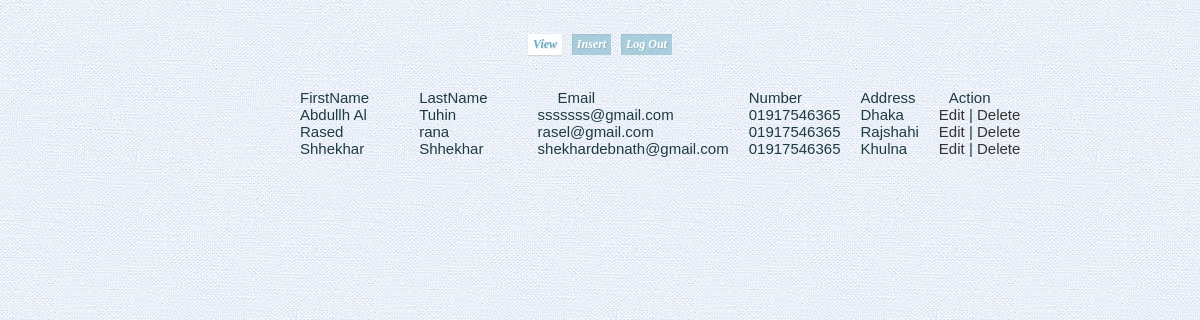
Screenshot of /home.php (signed in) with the database file from the repository.
### tables this page shows
CREATE TABLE `information` (
  `id` int(100) NOT NULL,
  `indentity` int(30) NOT NULL,
  `firstname` varchar(30) NOT NULL,
  `lastname` varchar(40) NOT NULL,
  `email` varchar(40) NOT NULL,
  `phone` varchar(20) NOT NULL,
  `address` varchar(20) NOT NULL
);

### home.php (the view, shortened to what this page needs)
<?php
include 'db_config.php';
 ?>
<!DOCTYPE html>
 <html lang="en" class="no-js">
    <head>
        <link rel="stylesheet" type="text/css" href="css/demo.css" />
         <link rel="stylesheet" type="text/css" href="css/style.css" />
        <link rel="stylesheet" type="text/css" href="css/style.css" />
		<link rel="stylesheet" type="text/css" href="css/animate-custom.css" />
    </head>
    <body>
        <div class="container">
            <header>
				<nav class="codrops-demos">
					<a href="home.php" class="current-demo">View</a>
					<a href="insert.php">Insert</a>
				  <a href="logout.php">Log Out</a>
				</nav>
            </header>
            <section>
                <div id="container_demo" >
                    <table >
              <thead>
              <tr>
                <th  style="padding-left: 300px;">FirstName</th>
                 <th style="padding-left: 50px;">LastName</th>
               <th style="padding-left: 70px;">Email</th>
                <th style="padding-left: 20px;">Number</th>
                 <th style="padding-left: 20px;">Address</th>
                <th style="padding-left: 30px;">Action</th>
              </tr>
              </thead>
              <tbody>
              <?php
              if (isset($_SESSION['username'])) {
                $username=$_SESSION['username'];
              }
               $identified = mysqli_query($dbcon,"SELECT id FROM registration WHERE username = '$username'");
                $row= mysqli_fetch_array($identified);
                $data=$row['id'];
              $result = mysqli_query($dbcon,"select * from information where indentity='$data'" );
              while($row = mysqli_fetch_array($result)){
                ?>
              <tr>
                <th style="padding-left: 300px;"><?php echo $row['firstname'];?></th>
                  <th style="padding-left: 50px;"><?php echo $row['lastname'];?></th>
                   <th  style="padding-left: 50px;"><?php echo $row['email'];?></th>
                <td style="padding-left: 20px;"><?php echo $row['phone'];?></td>
                <td style="padding-left: 20px;"><?php echo $row['address'];?></td>
                <td style="padding-left: 20px;">
                <a href="edit.php?id=<?php echo $row['id'];?>">Edit</a>
                 | <a href="delete.php?id=<?php echo $row['id'];?>">Delete</a>
                </td>
              </tr>
            <?php }
              ?>
              </tbody>
            </table>
                </div>
            </section>
        </div>
    </body>
</html>

### css/demo.css (style rules this page uses)
body,div,dl,dt,dd,ul,ol,li,h1,h2,h3,h4,h5,h6,pre,form,fieldset,input,textarea,p,blockquote,th,td { margin:0; padding:0; }
html,body { margin:0; padding:0; height: 100%; }
table { border-collapse:collapse; border-spacing:0; }
address,caption,cite,code,dfn,th,var { font-style:normal; font-weight:normal; }
caption,th { text-align:left; }
article, aside, details, figcaption, figure, footer, header, hgroup, menu, nav, section { display: block; }
body { font-family: Cambria, Palatino, "Palatino Linotype", "Palatino LT STD", Georgia, serif; background: #fff url(../images/bg.jpg) repeat top left; font-weight: 400; font-size: 15px; color: #1d3c41; overflow-y: scroll; }
a { color: #333; text-decoration: none; }
.container { width: 100%; height: 100%; position: relative; text-align: center; }
.container > header { padding: 20px 30px 10px 30px; margin: 0px 20px 10px 20px; position: relative; display: block; text-shadow: 1px 1px 1px rgba(0,0,0,0.2); text-align: center; }
.codrops-demos { text-align:center; display: block; padding: 14px; }
.codrops-demos a, .codrops-demos a.current-demo, .codrops-demos a.current-demo:hover { display: inline-block; font-style: italic; font-size: 12px; padding: 3px 5px; margin: 0px 3px; font-weight: 800; box-shadow: 1px 1px 1px rgba(0,0,0,0.05) inset; color: #fff; text-shadow: 1px 1px 1px rgba(0,0,0,0.1); background: rgba(104,171,194,0.5); }
.codrops-demos a.current-demo, .codrops-demos a.current-demo:hover { color: rgba(104,171,194,1); background: rgba(255,255,255,0.9); box-shadow: 0px 1px 1px rgba(0,0,0,0.1); }

### css/style.css (style rules this page uses)
#container_demo { text-align: left; margin: 0; padding: 0; margin: 0 auto; font-family: "Trebuchet MS","Myriad Pro",Arial,sans-serif; }

### rows the page displays
information: firstname "Abdullh Al", lastname "Tuhin", email "sssssss@gmail.com", phone "01917546365", address "Dhaka"
information: firstname "Rased", lastname "rana", email "rasel@gmail.com", phone "01917546365", address "Rajshahi"
information: firstname "Shhekhar", lastname "Shhekhar", email "shekhardebnath@gmail.com", phone "01917546365", address "Khulna"
